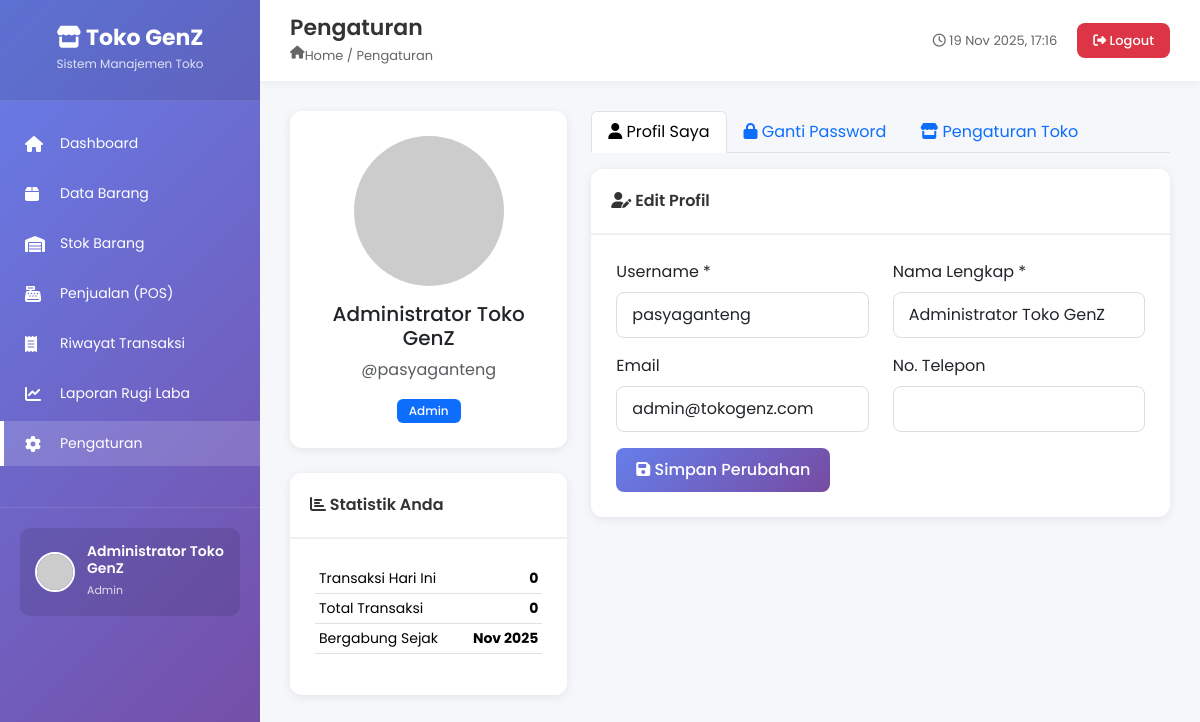
/pengaturan.php (signed in), run on the app's committed database.
### tables this page shows
CREATE TABLE IF NOT EXISTS users (
    id_user INT AUTO_INCREMENT PRIMARY KEY,
    username VARCHAR(50) NOT NULL UNIQUE,
    password VARCHAR(255) NOT NULL,
    nama_lengkap VARCHAR(100) NOT NULL,
    email VARCHAR(100),
    no_telepon VARCHAR(20),
    role ENUM('admin', 'kasir') DEFAULT 'kasir',
    foto_profil VARCHAR(255),
    created_at TIMESTAMP DEFAULT CURRENT_TIMESTAMP,
    updated_at TIMESTAMP DEFAULT CURRENT_TIMESTAMP ON UPDATE CURRENT_TIMESTAMP
);

### config.php (called while the page is built, shortened)
<?php
try {
    $conn = new mysqli(DB_HOST, DB_USER, DB_PASS, DB_NAME);
    $conn->set_charset("utf8mb4");
} catch (Exception $e) {
    die("Error: " . $e->getMessage());
}
function get_user_data($user_id)
{
    global $conn;
    $query = "SELECT * FROM users WHERE id_user = ?";
    $stmt = $conn->prepare($query);
    $stmt->bind_param("i", $user_id);
    $stmt->execute();
    $result = $stmt->get_result();
    return $result->fetch_assoc();
}

### pengaturan.php (the view, shortened to what this page needs)
<?php
require_once 'header.php';
$user_data = get_user_data($_SESSION['user_id']);
?>
<div class="row">
    <div class="col-lg-4">
        <div class="card">
            <div class="card-body text-center">
                <img src="https://ui-avatars.com/api/?name=<?php echo urlencode($user_data['nama_lengkap']); ?>&size=150&background=667eea&color=fff"
                    class="rounded-circle mb-3" alt="Profile" style="width: 150px; height: 150px;">
                <h5><?php echo $user_data['nama_lengkap']; ?></h5>
                <p class="text-muted">@<?php echo $user_data['username']; ?></p>
                <span class="badge bg-primary"><?php echo ucfirst($user_data['role']); ?></span>
            </div>
        </div>
        <div class="card mt-3">
            <div class="card-header">
                <i class="fas fa-chart-bar"></i> Statistik Anda
            </div>
            <div class="card-body">
                <?php
                $query_user = "SELECT COUNT(*) as total FROM transaksi WHERE id_user = ? AND DATE(tanggal_transaksi) = CURDATE()";
                $stmt_user = $conn->prepare($query_user);
                $stmt_user->bind_param("i", $_SESSION['user_id']);
                $stmt_user->execute();
                $transaksi_user = $stmt_user->get_result()->fetch_assoc()['total'];
                $query_total = "SELECT COUNT(*) as total FROM transaksi WHERE id_user = ?";
                $stmt_total = $conn->prepare($query_total);
                $stmt_total->bind_param("i", $_SESSION['user_id']);
                $stmt_total->execute();
                $total_transaksi = $stmt_total->get_result()->fetch_assoc()['total'];
                ?>
                <table class="table table-sm">
                    <tr>
                        <td>Transaksi Hari Ini</td>
                        <td class="text-end"><strong><?php echo $transaksi_user; ?></strong></td>
                    </tr>
                    <tr>
                        <td>Total Transaksi</td>
                        <td class="text-end"><strong><?php echo $total_transaksi; ?></strong></td>
                    </tr>
                    <tr>
                        <td>Bergabung Sejak</td>
                        <td class="text-end"><strong><?php echo date('M Y', strtotime($user_data['created_at'])); ?></strong></td>
                    </tr>
                </table>
            </div>
        </div>
    </div>
    <div class="col-lg-8">
        <ul class="nav nav-tabs mb-3" role="tablist">
            <li class="nav-item">
                <a class="nav-link active" data-bs-toggle="tab" href="#profil">
                    <i class="fas fa-user"></i> Profil Saya
                </a>
            </li>
            <li class="nav-item">
                <a class="nav-link" data-bs-toggle="tab" href="#password">
                    <i class="fas fa-lock"></i> Ganti Password
                </a>
            </li>
            <li class="nav-item">
                <a class="nav-link" data-bs-toggle="tab" href="#toko">
                    <i class="fas fa-store"></i> Pengaturan Toko
                </a>
            </li>
        </ul>
        <div class="tab-content">
            <div class="tab-pane fade show active" id="profil">
                <div class="card">
                    <div class="card-header">
                        <i class="fas fa-user-edit"></i> Edit Profil
                    </div>
                    <div class="card-body">
                        <form method="POST" action="proses_pengaturan.php">
                            <div class="row">
                                <div class="col-md-6 mb-3">
                                    <label class="form-label">Username *</label>
                                    <input type="text" name="username" class="form-control"
                                        value="<?php echo $user_data['username']; ?>" required>
                                </div>
                                <div class="col-md-6 mb-3">
                                    <label class="form-label">Nama Lengkap *</label>
                                    <input type="text" name="nama_lengkap" class="form-control"
                                        value="<?php echo $user_data['nama_lengkap']; ?>" required>
                                </div>
                            </div>
                            <div class="row">
                                <div class="col-md-6 mb-3">
                                    <label class="form-label">Email</label>
                                    <input type="email" name="email" class="form-control"
                                        value="<?php echo $user_data['email']; ?>">
                                </div>
                                <div class="col-md-6 mb-3">
                                    <label class="form-label">No. Telepon</label>
                                    <input type="text" name="no_telepon" class="form-control"
                                        value="<?php echo $user_data['no_telepon']; ?>">
                                </div>
                            </div>
                            <button type="submit" name="update_profil" class="btn btn-primary">
                                <i class="fas fa-save"></i> Simpan Perubahan
                            </button>
                        </form>
                    </div>
                </div>
            </div>
        </div>
    </div>
</div>
<?php require_once 'footer.php'; ?>

### css/style.css (style rules this page uses)
* { margin: 0; padding: 0; box-sizing: border-box; font-family: 'Poppins', sans-serif; }
body { background: #f5f7fa; color: #333; }
.card { border: none; border-radius: 12px; box-shadow: 0 2px 10px rgba(0, 0, 0, 0.08); margin-bottom: 25px; transition: all 0.3s; }
.card-header { background: white; border-bottom: 2px solid #f0f0f0; padding: 20px; font-weight: 600; color: #333; border-radius: 12px 12px 0 0 !important; }
.card-body { padding: 25px; }
.table { font-size: 14px; }
.btn { border-radius: 8px; padding: 10px 20px; font-weight: 500; transition: all 0.3s; }
.btn-primary { background: linear-gradient(135deg, #667eea 0%, #764ba2 100%); border: none; }
.badge { padding: 6px 12px; border-radius: 6px; font-weight: 500; font-size: 12px; }
.form-control, .form-select { border-radius: 8px; padding: 10px 15px; border: 1px solid #ddd; }

### data on the page
users: nama_lengkap "Administrator Toko GenZ", username "pasyaganteng", role "Admin", created_at "Nov 2025", email "admin@tokogenz.com"

### other printed values
APP_NAME "Toko GenZ"
$_SESSION['nama_lengkap'] "Administrator Toko GenZ"
$_SESSION['role'] "Admin"
$page_title "Pengaturan"
$breadcrumb "Home / Pengaturan"
$transaksi_user "0"
$total_transaksi "0"
